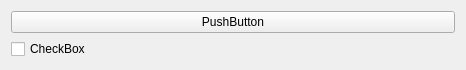
<?xml version="1.0" encoding="UTF-8"?>
<ui version="4.0">
 <class>QWeaponTableSlot</class>
 <widget class="QWidget" name="QWeaponTableSlot">
  <property name="geometry">
   <rect>
    <x>0</x>
    <y>0</y>
    <width>466</width>
    <height>69</height>
   </rect>
  </property>
  <property name="windowTitle">
   <string>Form</string>
  </property>
  <layout class="QGridLayout" name="gridLayout">
   <item row="0" column="0">
    <widget class="QPushButton" name="pushButton">
     <property name="text">
      <string>PushButton</string>
     </property>
    </widget>
   </item>
   <item row="1" column="0">
    <widget class="QCheckBox" name="checkBox">
     <property name="text">
      <string>CheckBox</string>
     </property>
    </widget>
   </item>
  </layout>
 </widget>
 <resources/>
 <connections/>
</ui>
